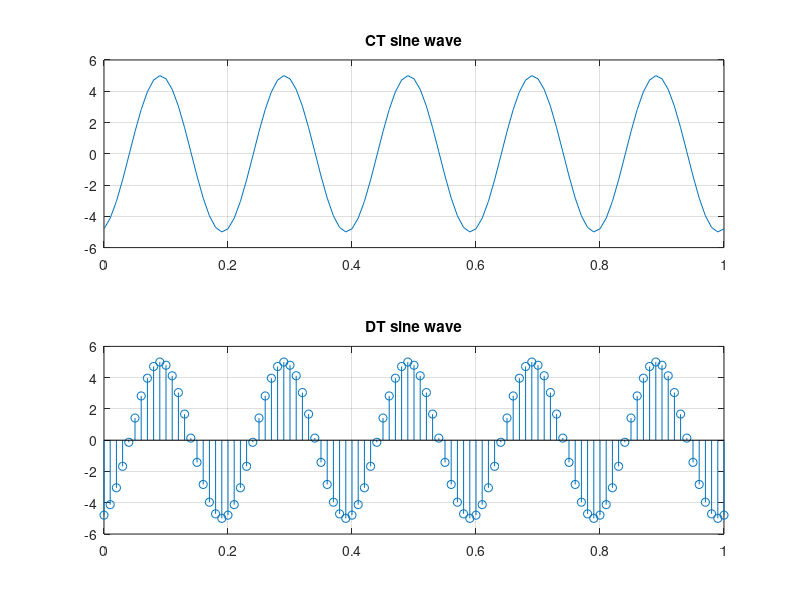

Reproduce this figure in MATLAB.
clc;
clear all;
close all;

f = input('Frequency : ');
t = (0: .01 : 1);
a = input('Amplitude : ');
phi = input('Phase   : ');

y = a * sin(2*pi*f*t + phi);
subplot(2,1,1);
plot(t,y);
title('CT sine wave');
grid 

subplot(2,1,2);
stem(t,y);
title('DT sine wave');
grid